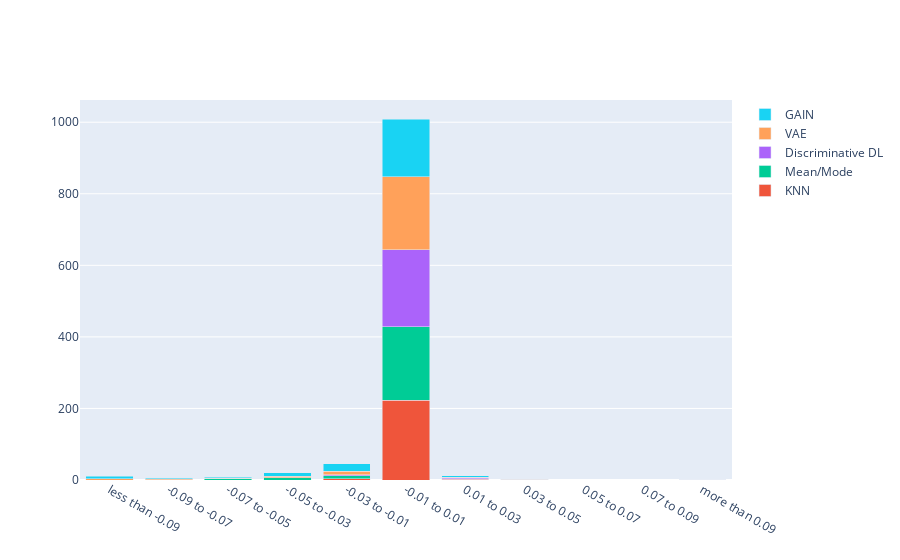

Write notebook code for a chart like this one.
### Code cell
quantiles = ['less than -0.09', '-0.09 to -0.07', '-0.07 to -0.05', '-0.05 to -0.03','-0.03 to -0.01', '-0.01 to 0.01', '0.01 to 0.03', '0.03 to 0.05', '0.05 to 0.07', '0.07 to 0.09', 'more than 0.09']

fig = go.Figure(data=[
    go.Bar(name='Random Forest', x=quantiles, y=forest_freq),
    go.Bar(name='KNN', x=quantiles, y=knn_freq),
    go.Bar(name='Mean/Mode', x=quantiles, y=mode_freq),
    go.Bar(name='Discriminative DL', x=quantiles, y=dl_freq),
    go.Bar(name='VAE', x=quantiles, y=vae_freq),
    go.Bar(name='GAIN', x=quantiles, y=gain_freq)
])
# Change the bar mode
fig.update_layout(barmode='stack')
fig.show()
fig.write_image("improv_rel_to_av_all_DC_no_av_incl_per_method.pdf")

### Figure 1 — Plotly figure (JSON) as saved in the notebook; plotly's stock layout.template omitted (floating-point values rounded to 4 significant figures)
{"data": [{"name": "Random Forest", "type": "bar", "x": ["less than -0.09", "-0.09 to -0.07", "-0.07 to -0.05", "-0.05 to -0.03", "-0.03 to -0.01", "-0.01 to 0.01", "0.01 to 0.03", "0.03 to 0.05", "0.05 to 0.07", "0.07 to 0.09", "more than 0.09"], "y": []}, {"name": "KNN", "type": "bar", "x": ["less than -0.09", "-0.09 to -0.07", "-0.07 to -0.05", "-0.05 to -0.03", "-0.03 to -0.01", "-0.01 to 0.01", "0.01 to 0.03", "0.03 to 0.05", "0.05 to 0.07", "0.07 to 0.09", "more than 0.09"], "y": [0, 0, 0, 0, 3, 223, 2, 0, 0, 0, 0]}, {"name": "Mean/Mode", "type": "bar", "x": ["less than -0.09", "-0.09 to -0.07", "-0.07 to -0.05", "-0.05 to -0.03", "-0.03 to -0.01", "-0.01 to 0.01", "0.01 to 0.03", "0.03 to 0.05", "0.05 to 0.07", "0.07 to 0.09", "more than 0.09"], "y": [0, 1, 3, 7, 9, 205, 2, 1, 0, 0, 0]}, {"name": "Discriminative DL", "type": "bar", "x": ["less than -0.09", "-0.09 to -0.07", "-0.07 to -0.05", "-0.05 to -0.03", "-0.03 to -0.01", "-0.01 to 0.01", "0.01 to 0.03", "0.03 to 0.05", "0.05 to 0.07", "0.07 to 0.09", "more than 0.09"], "y": [0, 0, 0, 0, 3, 216, 3, 0, 0, 0, 0]}, {"name": "VAE", "type": "bar", "x": ["less than -0.09", "-0.09 to -0.07", "-0.07 to -0.05", "-0.05 to -0.03", "-0.03 to -0.01", "-0.01 to 0.01", "0.01 to 0.03", "0.03 to 0.05", "0.05 to 0.07", "0.07 to 0.09", "more than 0.09"], "y": [3, 3, 2, 4, 10, 203, 1, 1, 0, 0, 1]}, {"name": "GAIN", "type": "bar", "x": ["less than -0.09", "-0.09 to -0.07", "-0.07 to -0.05", "-0.05 to -0.03", "-0.03 to -0.01", "-0.01 to 0.01", "0.01 to 0.03", "0.03 to 0.05", "0.05 to 0.07", "0.07 to 0.09", "more than 0.09"], "y": [7, 2, 3, 9, 21, 162, 4, 0, 0, 0, 0]}], "layout": {"barmode": "stack"}}
